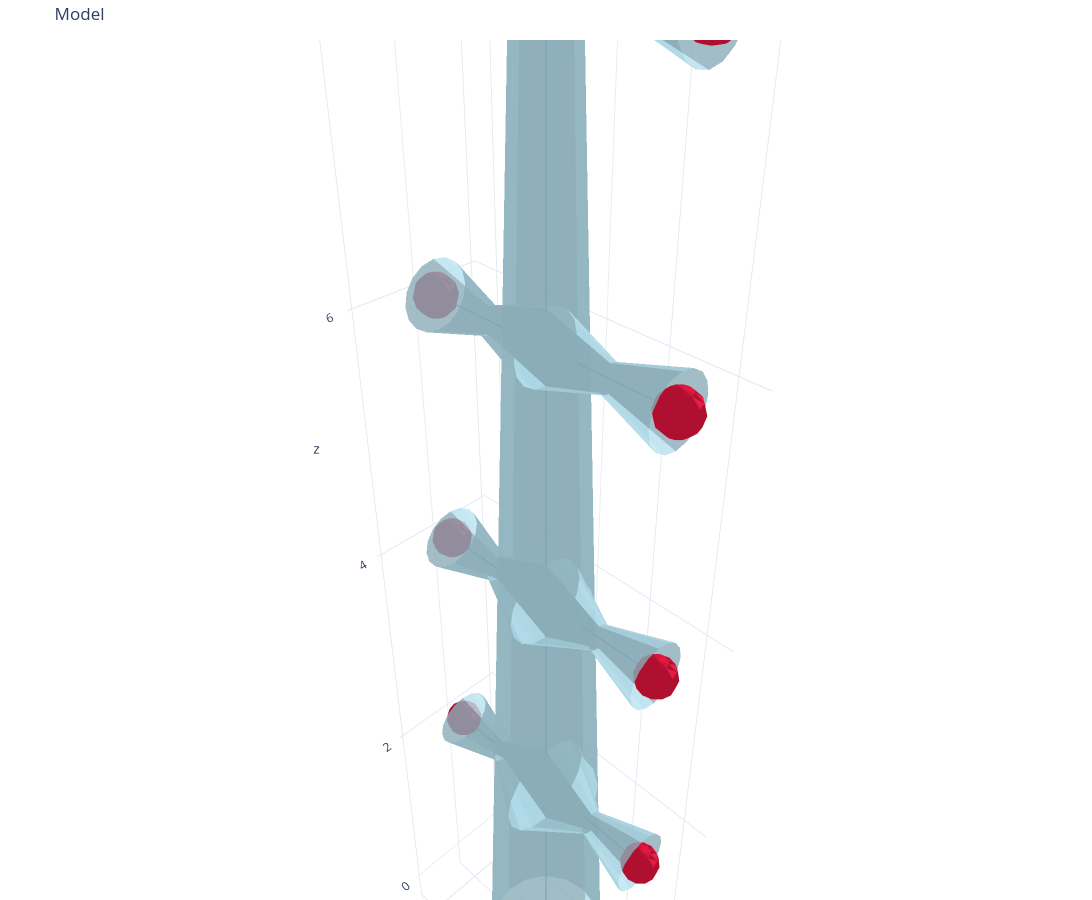

Notebook source saved alongside this figure:
### Markdown cell above
## 3. Visualize morphology + AZ + neck

### Code cell
swc_model = SWCModel.from_swc_file(str(swc_path))
az_points = PointSet.from_txt_file(str(az_path))
neck_points = PointSet.from_txt_file(str(neck_path))

fig = plot_model(
    swc_model=swc_model,
    point_set=az_points,
    point_size=0.15,
    point_color="crimson",
)
fig.show()

### Figure 1 — Plotly figure (JSON) as saved in the notebook; plotly's stock layout.template omitted (floating-point values rounded to 4 significant figures; data arrays with more than 128 entries replaced by an {"elided": "..."} marker saying what was removed)
{"data": [{"color": "lightblue", "flatshading": true, "i": {"elided": "800 int values"}, "j": {"elided": "800 int values"}, "k": {"elided": "800 int values"}, "name": "frusta", "opacity": 0.8, "type": "mesh3d", "x": {"elided": "800 float values"}, "y": {"elided": "800 float values"}, "z": {"elided": "800 float values"}}, {"line": {"color": "#1f77b4", "width": 2}, "mode": "lines", "name": "centroid", "type": "scatter3d", "x": [0, 0, null, 0, 0, null, 0, 0, null, 0, 0, null, 0, 0, null, 0, 0, null, 0, 0, null, 0, 0, null, 0, 0, null, 0, 0, null, 0, 0, null, 0, 0, null, 0, 0, null, 0, 0, null, 0, 0, null, 0, 0, null, 0, 0, null, 0, 0, null, 0, 0, null, 0, 0, null, 0, 0, null, 0, 0, null, 0, 0, null, 0, 0, null, 0, 0, null], "y": [0, 0, null, 0, 0, null, 0, 0.5, null, 0, -0.5, null, 0, 0, null, 0, 0.5, null, 0, -0.5, null, 0, 0, null, 0, 0.5, null, 0, -0.5, null, 0, 0, null, 0, 0.5, null, 0, -0.5, null, 0, 0.5, null, 0, -0.5, null, 0.5, 1, null, -0.5, -1, null, 0.5, 1, null, -0.5, -1, null, 0.5, 1, null, -0.5, -1, null, 0.5, 1, null, -0.5, -1, null, 0.5, 1, null, -0.5, -1, null], "z": [0, 2, null, 2, 4, null, 2, 2, null, 2, 2, null, 4, 6, null, 4, 4, null, 4, 4, null, 6, 8, null, 6, 6, null, 6, 6, null, 8, 10, null, 8, 8, null, 8, 8, null, 10, 10, null, 10, 10, null, 2, 2, null, 2, 2, null, 4, 4, null, 4, 4, null, 6, 6, null, 6, 6, null, 8, 8, null, 8, 8, null, 10, 10, null, 10, 10, null]}, {"color": "crimson", "flatshading": true, "i": {"elided": "1200 int values"}, "j": {"elided": "1200 int values"}, "k": {"elided": "1200 int values"}, "name": "points", "opacity": 1, "type": "mesh3d", "x": {"elided": "620 float values"}, "y": {"elided": "620 float values"}, "z": {"elided": "620 float values"}}], "layout": {"height": 900, "margin": {"b": 0, "l": 0, "r": 0, "t": 40}, "scene": {"aspectmode": "data"}, "showlegend": false, "title": {"text": "Model"}, "width": 1200}}
